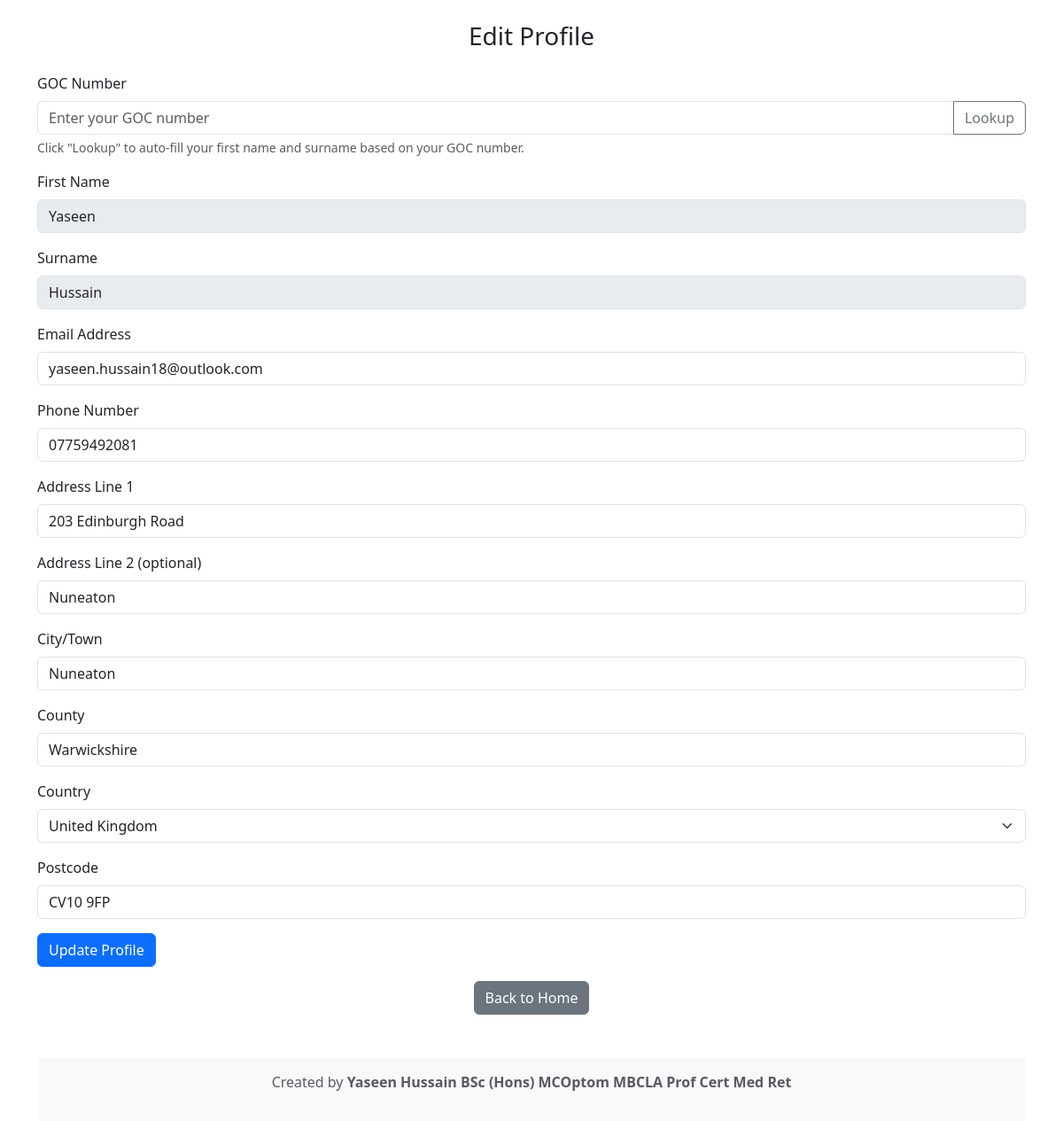
Page /profile (signed in) on the earlier database version.
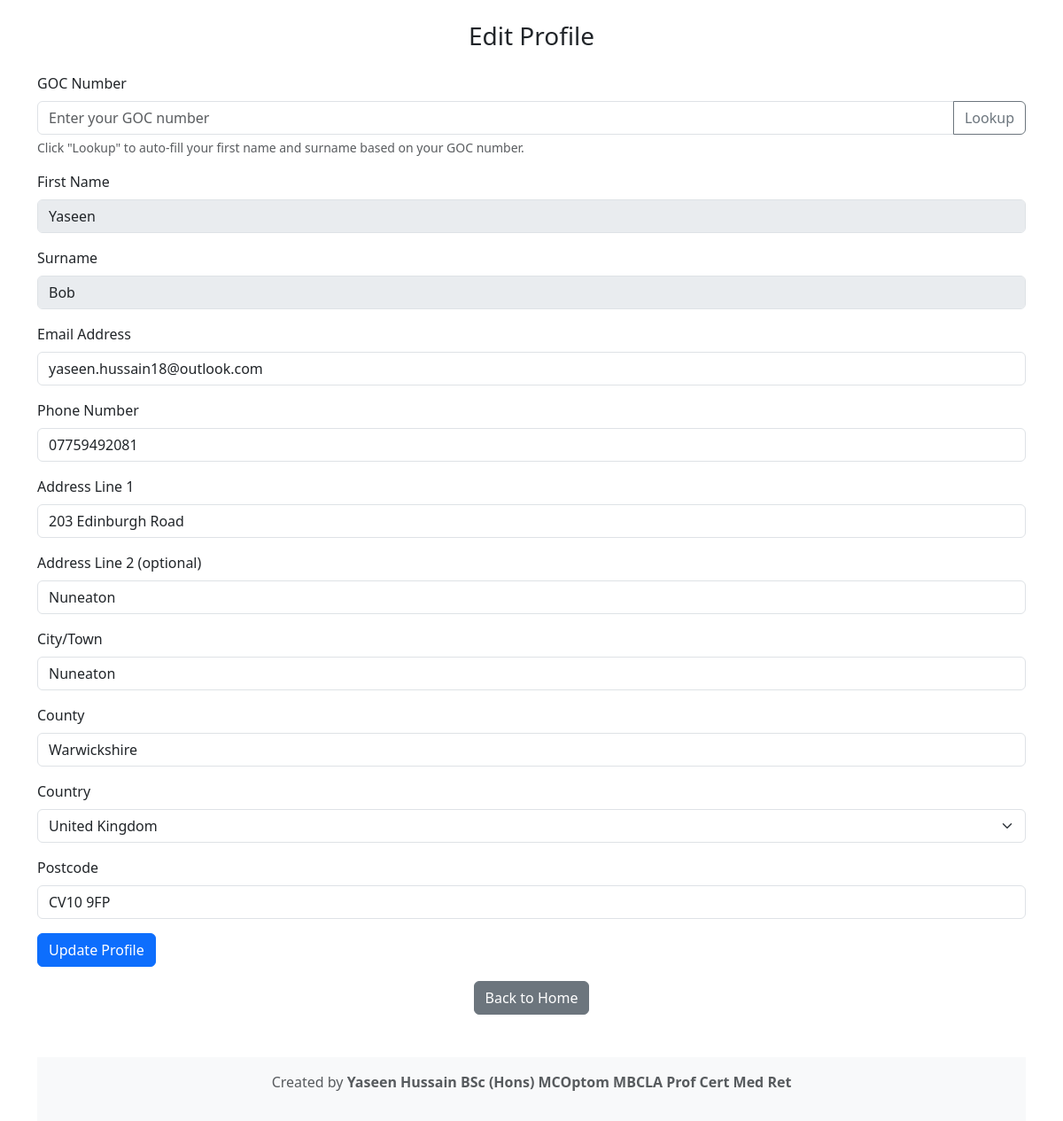
Same page on the later database version.
### tables this page shows
CREATE TABLE users (
            id INTEGER PRIMARY KEY AUTOINCREMENT,
            username TEXT NOT NULL UNIQUE,
            email TEXT NOT NULL UNIQUE,
            password_hash TEXT NOT NULL
        , first_name TEXT, surname TEXT, phone_number TEXT, address_line1 TEXT, address_line2 TEXT, city TEXT, county TEXT, country TEXT, postcode TEXT, goc_number TEXT);

### app.py (the view, shortened to what this page needs)
@app.route('/profile', methods=['GET', 'POST'])
@login_required
def profile():
    return render_template('profile.html', user=current_user)

### app.py (called while the page is built)
def get_db_connection():
    conn = sqlite3.connect('shifts.db', timeout=10)  # Increase timeout to allow waiting for the lock to release
    conn.row_factory = sqlite3.Row
    return conn

    def set_profile(self, first_name, surname, phone_number, address_line1, address_line2, city, county, country, postcode):
        self.first_name = first_name or ""
        self.surname = surname or ""
        self.phone_number = phone_number or ""
        self.address_line1 = address_line1 or ""
        self.address_line2 = address_line2 or ""
        self.city = city or ""
        self.county = county or ""
        self.country = country or ""
        self.postcode = postcode or ""

### templates/profile.html (shortened to what this page needs)
<!DOCTYPE html>
<html lang="en">
<head>
  <link href="https://cdn.jsdelivr.net/npm/bootstrap@5.3.0/dist/css/bootstrap.min.css" rel="stylesheet">
</head>
<body class="container mt-4">
  <h3 class="text-center mb-4">Edit Profile</h3>
  <form action="/profile" method="post">
    <div class="mb-3">
      <label for="gocNumber" class="form-label">GOC Number</label>
      <div class="input-group">
        <input type="text" class="form-control" id="gocNumber" name="goc_number" placeholder="Enter your GOC number" value="{{ user.goc_number }}">
        <button type="button" class="btn btn-outline-secondary" onclick="fetchGOCDetailsForEdit()">Lookup</button>
      </div>
      <div class="form-text">Click "Lookup" to auto-fill your first name and surname based on your GOC number.</div>
    </div>
    <div class="mb-3">
      <label for="firstName" class="form-label">First Name</label>
      <input type="text" class="form-control" id="firstName" name="first_name" value="{{ user.first_name }}" readonly style="background-color: #e9ecef;">
    </div>
    <div class="mb-3">
      <label for="surname" class="form-label">Surname</label>
      <input type="text" class="form-control" id="surname" name="surname" value="{{ user.surname }}" readonly style="background-color: #e9ecef;">
    </div>
    <div class="mb-3">
      <label for="email" class="form-label">Email Address</label>
      <input type="email" class="form-control" id="email" name="email" value="{{ user.email }}">
    </div>
    <div class="mb-3">
      <label for="phoneNumber" class="form-label">Phone Number</label>
      <input type="tel" class="form-control" id="phoneNumber" name="phone_number" value="{{ user.phone_number }}">
    </div>
    <div class="mb-3">
      <label for="addressLine1" class="form-label">Address Line 1</label>
      <input type="text" class="form-control" id="addressLine1" name="address_line1" value="{{ user.address_line1 }}">
    </div>
    <div class="mb-3">
      <label for="addressLine2" class="form-label">Address Line 2 (optional)</label>
      <input type="text" class="form-control" id="addressLine2" name="address_line2" value="{{ user.address_line2 }}">
    </div>
    <div class="mb-3">
      <label for="city" class="form-label">City/Town</label>
      <input type="text" class="form-control" id="city" name="city" value="{{ user.city }}">
    </div>
    <div class="mb-3">
      <label for="county" class="form-label">County</label>
      <input type="text" class="form-control" id="county" name="county" value="{{ user.county }}">
    </div>
    <div class="mb-3">
      <label for="country" class="form-label">Country</label>
      <select class="form-select" id="country" name="country">
        <option value="United Kingdom" {% if user.country == 'United Kingdom' %}selected{% endif %}>United Kingdom</option>
      </select>
    </div>
    <div class="mb-3">
      <label for="postcode" class="form-label">Postcode</label>
      <input type="text" class="form-control" id="postcode" name="postcode" value="{{ user.postcode }}">
    </div>
    <button type="submit" class="btn btn-primary">Update Profile</button>
  </form>
  <div class="text-center mt-3">
    <a href="/" class="btn btn-secondary">Back to Home</a>
  </div>
  <footer class="bg-light text-center text-muted mt-5 py-3">
    <p>Created by <strong>Yaseen Hussain BSc (Hons) MCOptom MBCLA Prof Cert Med Ret</strong></p>
  </footer>
</body>
</html>

Differences in the rows shown:
changed users "Yaseen": surname "Hussain" → "Bob"
